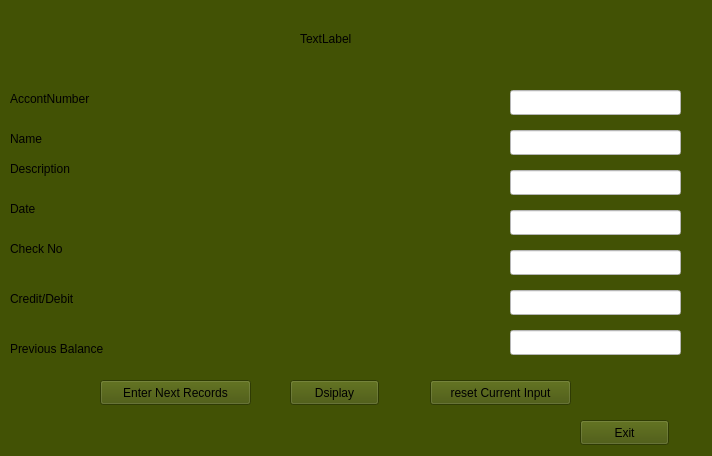
<?xml version="1.0" encoding="UTF-8"?>
<ui version="4.0">
 <class>recordsMgmt</class>
 <widget class="QWidget" name="recordsMgmt">
  <property name="geometry">
   <rect>
    <x>0</x>
    <y>0</y>
    <width>712</width>
    <height>456</height>
   </rect>
  </property>
  <property name="windowTitle">
   <string>Form</string>
  </property>
  <property name="styleSheet">
   <string notr="true">background-color:rgb(66, 82, 5)</string>
  </property>
  <widget class="QLabel" name="label">
   <property name="geometry">
    <rect>
     <x>300</x>
     <y>30</y>
     <width>67</width>
     <height>17</height>
    </rect>
   </property>
   <property name="text">
    <string>TextLabel</string>
   </property>
  </widget>
  <widget class="QLabel" name="label_2">
   <property name="geometry">
    <rect>
     <x>10</x>
     <y>90</y>
     <width>131</width>
     <height>17</height>
    </rect>
   </property>
   <property name="text">
    <string>AccontNumber</string>
   </property>
  </widget>
  <widget class="QLabel" name="label_3">
   <property name="geometry">
    <rect>
     <x>10</x>
     <y>130</y>
     <width>101</width>
     <height>17</height>
    </rect>
   </property>
   <property name="text">
    <string>Name</string>
   </property>
  </widget>
  <widget class="QLabel" name="label_4">
   <property name="geometry">
    <rect>
     <x>10</x>
     <y>240</y>
     <width>131</width>
     <height>17</height>
    </rect>
   </property>
   <property name="text">
    <string>Check No</string>
   </property>
  </widget>
  <widget class="QLabel" name="label_5">
   <property name="geometry">
    <rect>
     <x>10</x>
     <y>160</y>
     <width>141</width>
     <height>17</height>
    </rect>
   </property>
   <property name="text">
    <string>Description</string>
   </property>
  </widget>
  <widget class="QLabel" name="label_6">
   <property name="geometry">
    <rect>
     <x>10</x>
     <y>200</y>
     <width>67</width>
     <height>17</height>
    </rect>
   </property>
   <property name="text">
    <string>Date</string>
   </property>
  </widget>
  <widget class="QLabel" name="label_7">
   <property name="geometry">
    <rect>
     <x>10</x>
     <y>290</y>
     <width>121</width>
     <height>17</height>
    </rect>
   </property>
   <property name="text">
    <string>Credit/Debit</string>
   </property>
  </widget>
  <widget class="QLineEdit" name="accountNumber">
   <property name="geometry">
    <rect>
     <x>510</x>
     <y>90</y>
     <width>171</width>
     <height>25</height>
    </rect>
   </property>
   <property name="styleSheet">
    <string notr="true">background-color:white</string>
   </property>
  </widget>
  <widget class="QLineEdit" name="userName">
   <property name="geometry">
    <rect>
     <x>510</x>
     <y>130</y>
     <width>171</width>
     <height>25</height>
    </rect>
   </property>
   <property name="styleSheet">
    <string notr="true">background-color:white</string>
   </property>
  </widget>
  <widget class="QLineEdit" name="Description">
   <property name="geometry">
    <rect>
     <x>510</x>
     <y>170</y>
     <width>171</width>
     <height>25</height>
    </rect>
   </property>
   <property name="styleSheet">
    <string notr="true">background-color:white</string>
   </property>
  </widget>
  <widget class="QLineEdit" name="Date">
   <property name="geometry">
    <rect>
     <x>510</x>
     <y>210</y>
     <width>171</width>
     <height>25</height>
    </rect>
   </property>
   <property name="styleSheet">
    <string notr="true">background-color:white</string>
   </property>
  </widget>
  <widget class="QLineEdit" name="checkNo">
   <property name="geometry">
    <rect>
     <x>510</x>
     <y>250</y>
     <width>171</width>
     <height>25</height>
    </rect>
   </property>
   <property name="styleSheet">
    <string notr="true">background-color:white</string>
   </property>
  </widget>
  <widget class="QLineEdit" name="credit_debit">
   <property name="geometry">
    <rect>
     <x>510</x>
     <y>290</y>
     <width>171</width>
     <height>25</height>
    </rect>
   </property>
   <property name="styleSheet">
    <string notr="true">background-color:white</string>
   </property>
  </widget>
  <widget class="QPushButton" name="saveRecords">
   <property name="geometry">
    <rect>
     <x>100</x>
     <y>380</y>
     <width>151</width>
     <height>25</height>
    </rect>
   </property>
   <property name="text">
    <string>Enter Next Records</string>
   </property>
  </widget>
  <widget class="QPushButton" name="displayRecords">
   <property name="geometry">
    <rect>
     <x>290</x>
     <y>380</y>
     <width>89</width>
     <height>25</height>
    </rect>
   </property>
   <property name="text">
    <string>Dsiplay</string>
   </property>
  </widget>
  <widget class="QPushButton" name="exitMainRecords">
   <property name="geometry">
    <rect>
     <x>580</x>
     <y>420</y>
     <width>89</width>
     <height>25</height>
    </rect>
   </property>
   <property name="text">
    <string>Exit</string>
   </property>
  </widget>
  <widget class="QPushButton" name="resetCurretnInput">
   <property name="geometry">
    <rect>
     <x>430</x>
     <y>380</y>
     <width>141</width>
     <height>25</height>
    </rect>
   </property>
   <property name="text">
    <string>reset Current Input</string>
   </property>
  </widget>
  <widget class="QLabel" name="label_8">
   <property name="geometry">
    <rect>
     <x>10</x>
     <y>340</y>
     <width>121</width>
     <height>17</height>
    </rect>
   </property>
   <property name="text">
    <string>Previous Balance</string>
   </property>
  </widget>
  <widget class="QLineEdit" name="previousBalance">
   <property name="geometry">
    <rect>
     <x>510</x>
     <y>330</y>
     <width>171</width>
     <height>25</height>
    </rect>
   </property>
   <property name="styleSheet">
    <string notr="true">background-color:white</string>
   </property>
  </widget>
 </widget>
 <resources/>
 <connections/>
</ui>
